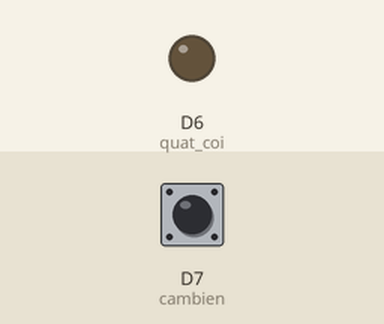
The sketch below on a simulated ESP8266 (NodeMCU). Parts: output pins drawn as LEDs (lit = HIGH). Inputs (shaded band) come from the test bench; at power-on: D7 (cambien) HIGH.

Above: at 1.2 s.
1.3 s: D7 (cambien) pulled LOW for 0.15 s
At 1.37 s:
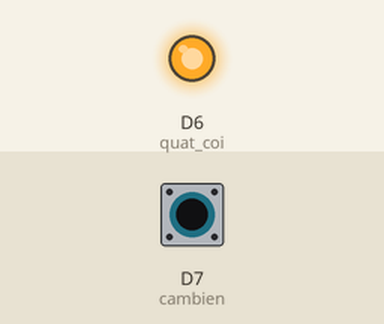
2.9 s: D7 (cambien) pulled LOW for 3.2 s
At 7.1 s:
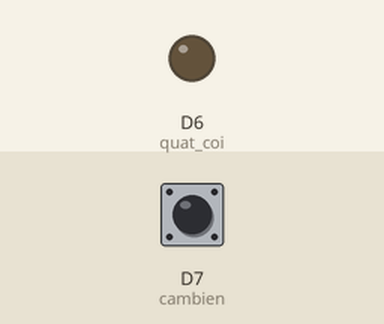
Timing chart, 0 to 8.6 s (numbered marks = the images above; inputs shaded):
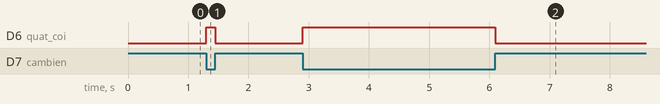

The sketch:

CAM_BIEN_GAS.ino
```cpp
#define cambien D7 //Khai báo chân nhận cảm biến
#define quat_coi D6    //Khai báo chân điều khiển quat_coi
void setup() {
  pinMode(cambien, INPUT_PULLUP); //Set chân cảm biến  là chân nhận tín hiệuu
  pinMode(quat_coi, OUTPUT);///Set chân quat_coi là chân điều khiển
  Serial.begin(9600);
}

void loop() {

  if(digitalRead(cambien) == 0){ //Nếu có khí gas còi kêu quạt bật
    digitalWrite(quat_coi, HIGH);
  }
  else {//Nếu không thì còi tắt quạt tắt
    digitalWrite(quat_coi, LOW);
  }
}
```

Measured:
- after the input at 1.3 s, D6 (quat_coi): LOW → HIGH at once, → LOW 0.15 s later
- after the input at 2.9 s, D6 (quat_coi): LOW → HIGH at once, → LOW 3.2 s later
